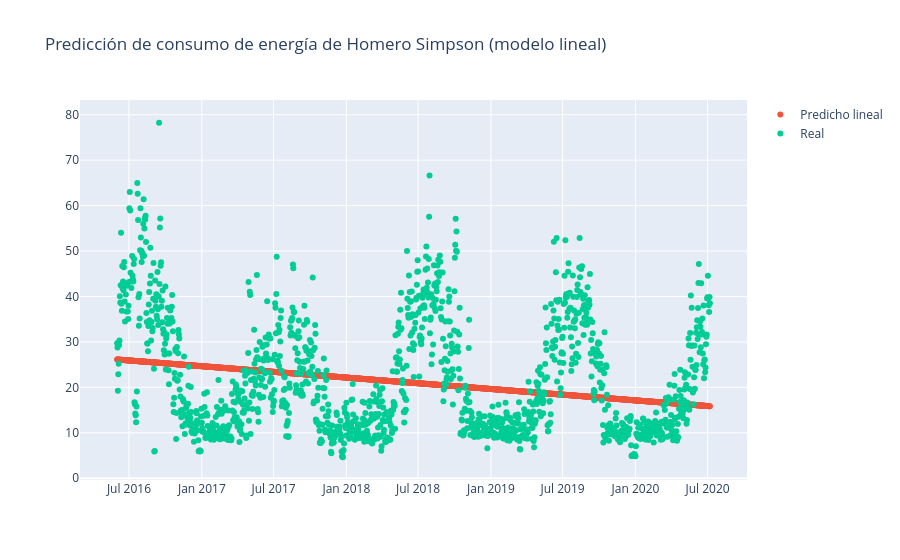

Notebook cell for this chart:
### Code cell
y_pred_train = Pipeline_trend.predict(X_train)
y_pred_test = Pipeline_trend.predict(X_test)
y_pred = pd.concat([
  pd.Series(y_pred_train, index=y_train.index), 
  pd.Series(y_pred_test, index=y_test.index)
]).reset_index(drop=True)
X = pd.concat([X_train, X_test]).reset_index(drop=True)
y = pd.concat([y_train, y_test]).reset_index(drop=True)
plt = px.line(title='Predicción de consumo de energía de Homero Simpson (modelo lineal)')
plt.add_scatter(x=X['date'], y=y_pred, mode='markers', name='Predicho lineal')
plt.add_scatter(x=X['date'], y=y, mode='markers', name='Real')
plt.show()

### Figure 1 — Plotly figure (JSON) as saved in the notebook; plotly's stock layout.template omitted (floating-point values rounded to 4 significant figures; data arrays with more than 128 entries replaced by an {"elided": "..."} marker saying what was removed)
{"data": [{"hovertemplate": "<extra></extra>", "legendgroup": "", "line": {"color": "#636efa", "dash": "solid"}, "marker": {"symbol": "circle"}, "mode": "lines", "name": "", "orientation": "v", "showlegend": false, "type": "scatter", "xaxis": "x", "yaxis": "y"}, {"mode": "markers", "name": "Predicho lineal", "type": "scatter", "x": {"elided": "1498 str values"}, "y": {"elided": "1498 float values"}}, {"mode": "markers", "name": "Real", "type": "scatter", "x": {"elided": "1498 str values"}, "y": {"elided": "1498 float values"}}], "layout": {"legend": {"tracegroupgap": 0}, "title": {"text": "Predicción de consumo de energía de Homero Simpson (modelo lineal)"}, "xaxis": {"anchor": "y", "domain": [0, 1]}, "yaxis": {"anchor": "x", "domain": [0, 1]}}}
